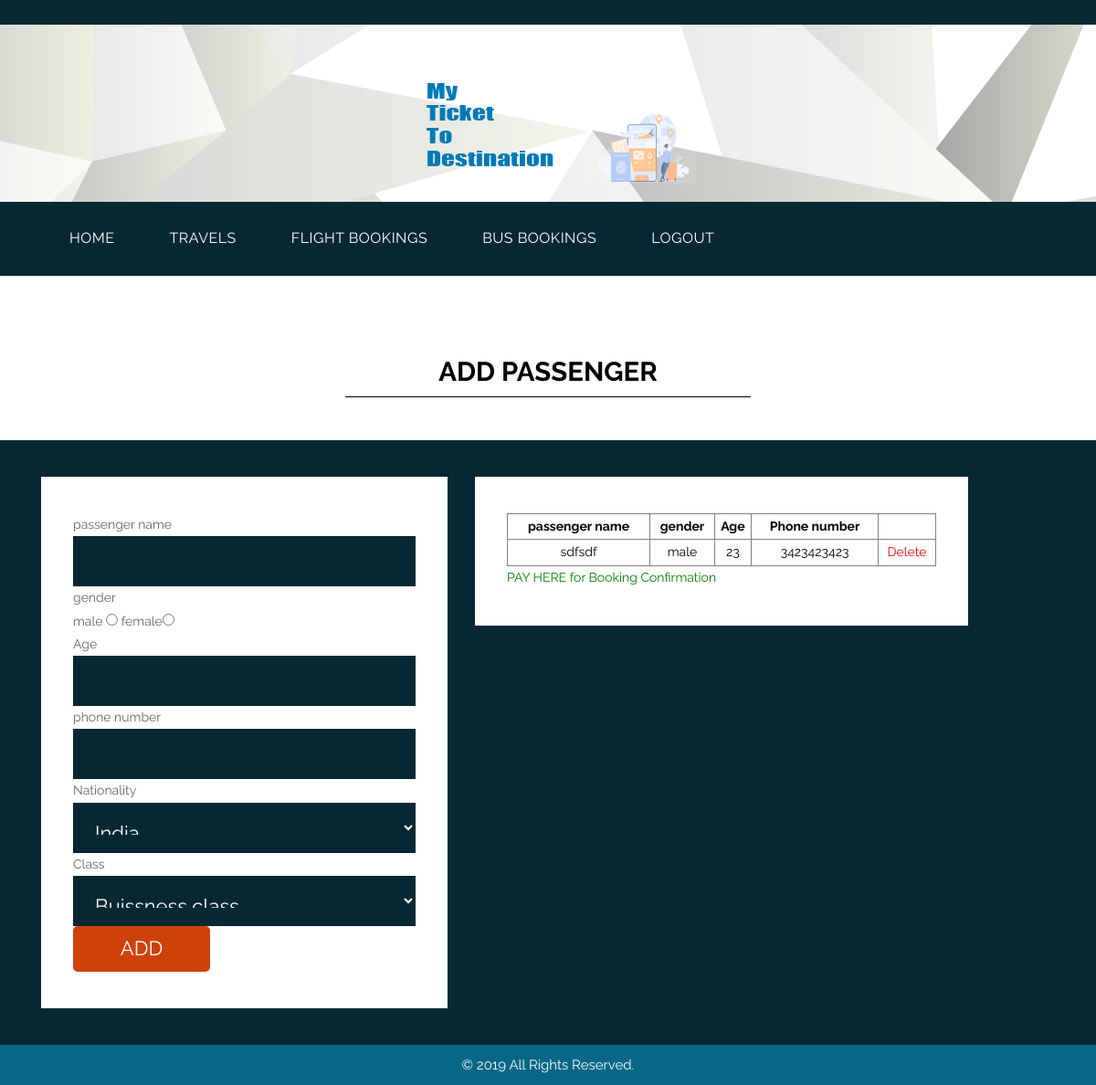
The page /flightpassenger.php?bid=1 on the database its author committed.
### tables this page shows
CREATE TABLE `tbl_flpassenger` (
  `fpid` int(11) NOT NULL AUTO_INCREMENT,
  `bkid` int(11) NOT NULL,
  `pname` varchar(20) NOT NULL,
  `gender` varchar(20) NOT NULL,
  `age` int(11) NOT NULL,
  `phno` varchar(20) NOT NULL,
  `nation` varchar(20) NOT NULL,
  `class` varchar(20) NOT NULL,
  `amt` int(11) DEFAULT NULL,
  PRIMARY KEY (`fpid`)
);

### DatabaseCon.php (called while the page is built, shortened)
<?php
class DatabaseCon {
private $dbhost = 'localhost:3306';
private $dbuser = 'root';
private $dbpass = '';
private $conn;
   function __construct()
   		 {
      		$this->conn = mysql_connect($this->dbhost, $this->dbuser, $this->dbpass);
        }
   function selectData($str)
   {
   $retval=mysql_query($str,$this->conn);
   return $retval;
   }
}
?>

### flightpassenger.php (the view, shortened to what this page needs)
<!DOCTYPE html>
<html lang="en">
<head>
<link rel="stylesheet" type="text/css" href="css/bootstrap.min.css">
<link rel="stylesheet" type="text/css" href="css/style.css">
<link rel="stylesheet" href="css/responsive.css">
<link rel="stylesheet" href="css/jquery.mCustomScrollbar.min.css">
<link rel="stylesheet" href="https://netdna.bootstrapcdn.com/font-awesome/4.0.3/css/font-awesome.css">
<link rel="stylesheet" href="css/owl.carousel.min.css">
<link rel="stylesheet" href="css/owl.theme.default.min.css">
<link rel="stylesheet" href="https://cdnjs.cloudflare.com/ajax/libs/fancybox/2.1.5/jquery.fancybox.min.css" media="screen">
</head>
<body>
	<div class="header_main">
		<div class="container">
			<div class="logo"><a href="#"><img src="images/logo1.png"></a></div>
		</div>
	</div>
	<div class="header">
		<div class="container">
            <div class="col-sm-12">
                 <div class="menu-area">
                    <nav class="navbar navbar-expand-lg ">
                        <div class="collapse navbar-collapse" id="navbarSupportedContent">
                            <ul class="navbar-nav mr-auto">
                        <li class="nav-item active">
                                <a class="nav-link" href="custhome.php">HOME<span class="sr-only">(current)</span></a> </li>
								<li class="nav-item">
                                <a class="nav-link" href="uviewcom.php">TRAVELS</a></li>
<li class="nav-item">
                                <a class="nav-link" href="vfbook.php">FLIGHT BOOKINGS</a></li>
<li class="nav-item">
                                <a class="nav-link" href="vbbook.php">BUS BOOKINGS</a></li>
                                <li class="#" href="#">
      	                        <a class="nav-link" href="index.html">LOGOUT</a></li>
</ul>
                        </div>
                    </nav>
                </div>
            </div>
        </div>
    </div>
    <div class="contact_main">
    <div class="touch_section">
        <div class="container">
            <h1 class="touch_text">ADD PASSENGER</h1>
        </div>
    </div>
     <div class="lets_touch_main">
        <div class="container">
            <div class="row">
                <div class="col-md-5">
                    <div class="input_main">
                       <div class="container">
<form action='addflpassaction.php'method="get">
<tr> <th>passenger name</th> <td> <input type="text" name="pn" required class="email-bt"> </td> </tr>
<tr> <th>gender<br/></th><td>male <input type="radio" name="gen" value="male" required> female<input type="radio" name="gen" value="female"> </td> </tr>
<tr> <th><br/>Age</th> <td><input type="number" min="0" max="112" name="age" required class="email-bt"></td> </tr>
<tr> <th>phone number</th> <td><input type="number" name="ph" maxlength="10" class="email-bt" ></td> </tr>
<tr> <th> Nationality</th><td><select name="nat"required class="email-bt">
							<option value="India">India</option>
							</select>
<tr> <th> Class</th><td><select name="cls"required class="email-bt">
							<option value="Buissness Class">Buissness class</option>
							</select>
<tr><th></th><td><input type="submit" value="ADD" style="background: #ce4109;
    border: none;
    color: #fff;
    width: 150px;
    height: 50px;
    border-radius: 5px;
    font-size: 22px;"></td></tr>
</form>      </div>
                </div>
				</DIV>
                <div class="col-md-6">
                    <div class="row">
                        <div class="col-md-12">
                        <div class="input_main">
                       <div class="container">
						<table border="1" style="width:100%;text-align:center;color:black">
<tr>
<th>passenger name</th>
<th>gender</th>
<th>Age</th>
<th>Phone number</th>
</tr>
<?php include('DatabaseCon.php');
	$db=new DatabaseCon();
	$bkid=$_GET['bid'];
	$s="select * from tbl_flpassenger where bkid=".$bkid;
	$rs=$db->selectData($s);
	while($row=mysql_fetch_array($rs)){
		?>
		<tr>
		<td><?php echo $row['pname']; ?> </td>
		<td><?php echo $row['gender']; ?> </td>
		<td><?php echo $row['age']; ?> </td>
		<td><?php echo $row['phno']; ?> </td>
		<td> <a href="deleteflpass.php?bid=<?php echo $row['fpid'] ?>&zid=<?php echo $row['bkid'] ?>&mod=flpa" style="color:red">Delete</a>
			</tr>
	<?php } ?>
</table>
<a href="fpaycalculation.php?bkid=<?php echo $bkid;?>" style="color:green">PAY HERE for Booking Confirmation</a>
 </div>
                    </div>
                        </div>
                    </div>
                </div>
            </div>
        </div>
    </div>
  <div class="copyright">
        <div class="container">
            <div class="row">
                <div class="col-sm-12">
                   <p class="copyright_text">© 2019 All Rights Reserved.</p>
                </div>
            </div>
        </div>
    </div>
</body>
</html>

### css/style.css (style rules this page uses)
* { box-sizing: border-box !important; transition: ease all 0.5s; }
html { scroll-behavior: smooth; }
body { color: #666666; font-size: 14px; font-family: 'Raleway', sans-serif;; line-height: 1.80857; font-weight: normal; overflow-x: hidden; }
a { color: #1f1f1f; text-decoration: none !important; outline: none !important; -webkit-transition: all .3s ease-in-out; -moz-transition: all .3s ease-in-out; -ms-transition: all .3s ease-in-out; -o-transition: all .3s ease-in-out; transition: all .3s ease-in-out; }
h1, h2, h3, h4, h5, h6 { letter-spacing: 0; font-weight: normal; position: relative; padding: 0 0 10px 0; font-weight: normal; line-height: normal; color: #111111; margin: 0 }
h1 { font-size: 24px }
*, *::after, *::before { -webkit-box-sizing: border-box; -moz-box-sizing: border-box; box-sizing: border-box; }
ul, li, ol { margin: 0px; padding: 0px; list-style: none; }
p { margin: 20px; font-weight: 400; font-size: 15px; line-height: 24px; }
a { color: #ffffff; text-decoration: none; outline: none !important; }
.header_main { width: 100%; float: left; background-image: url(../images/header.png); height: auto; padding-top: 20px; padding-bottom: 40px; }
.logo { width: 100%; float: left; text-align: center; margin-top: 55px; }
.header { width: 100%; width: 100%; float: left; background-color: #072833; padding-bottom: 10px; padding-top: 10px; }
.header_main { width: 100%; float: left; background-image: url(../images/header.png); height: auto; padding-bottom: 20px; }
.navbar-expand-lg .navbar-nav .nav-link { padding-right: 60px; padding-left: 0; color: #fff; font-size: 16px; letter-spacing: 0.5px; }
.navbar-nav.mr-auto { width: 100%; margin: 0; display: block; }
.navbar-nav.mr-auto li { float: left; }
.touch_section { width: 100%; padding-top: 57px; margin-bottom: 47px; display: inline-block !important; }
.touch_text { width: 27%; margin: 0 auto; text-align: center; border-bottom: 1px solid #000; color: #050000; font-size: 22pt; font-weight: bold; }
.lets_touch_main { width: 100%; float: left; background-color: #072833; padding-top: 40px; padding-bottom: 40PX; }
.input_main { width: 100%; float: left; background-color: #ffffff; padding: 40px 20px; }
.contact_main { width: 100%; float: left; background-color: #ffffff; padding-top: 40px; }
.copyright { width: 100%; float: left; background-color: #076787; padding-top: 10px; padding-bottom: 10px; }
.copyright_text { width: 100%; float: left; color: #fbfdfd; text-align: center; margin: 0px; }
.email-bt { background: #072833; border: none; color: #fff; width: 100%; height: 55px; font-size: 22px; padding: 20px; }
.contact_main { width: 100%; float: left; padding-top: 30px; }

### css/responsive.css (style rules this page uses)
.touch_text { width: 40%; }

### rows shown on the page
tbl_flpassenger: pname "sdfsdf", gender "male", age "23", phno "3423423423"
